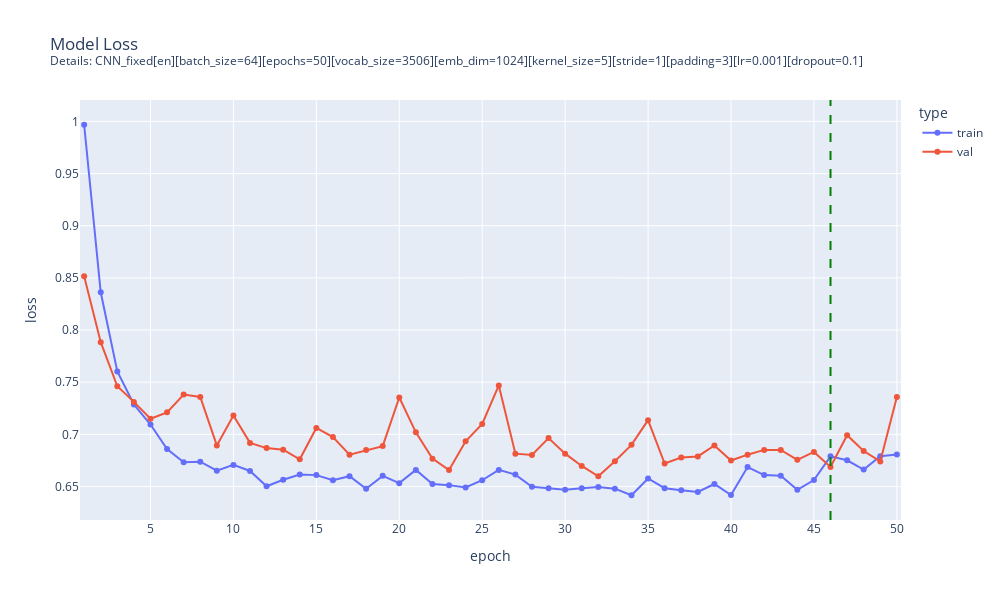

The cell this chart's notebook holds for it:
### Code cell
global_res_en = pd.read_csv(global_res_en_path)

plot_model_fit_loss(
    train_loss=global_res_en['training_loss'],
    val_loss=global_res_en['validation_loss'],
    vertical_line=46, # best epoch chosen
    subtitle="Details: " + BEST_CNN_EN.MODEL_DESCRIPTION
)

### Figure 1 — Plotly figure (JSON) as saved in the notebook; plotly's stock layout.template omitted (floating-point values rounded to 4 significant figures)
{"data": [{"hovertemplate": "type=train<br>epoch=%{x}<br>loss=%{y}<extra></extra>", "legendgroup": "train", "line": {"color": "#636efa", "dash": "solid"}, "marker": {"symbol": "circle"}, "mode": "markers+lines", "name": "train", "orientation": "v", "showlegend": true, "type": "scatter", "x": [1, 2, 3, 4, 5, 6, 7, 8, 9, 10, 11, 12, 13, 14, 15, 16, 17, 18, 19, 20, 21, 22, 23, 24, 25, 26, 27, 28, 29, 30, 31, 32, 33, 34, 35, 36, 37, 38, 39, 40, 41, 42, 43, 44, 45, 46, 47, 48, 49, 50], "xaxis": "x", "y": [0.9968, 0.8362, 0.7602, 0.7286, 0.7094, 0.686, 0.6733, 0.6738, 0.6651, 0.6707, 0.6649, 0.6502, 0.6564, 0.6615, 0.6609, 0.656, 0.6599, 0.6479, 0.6602, 0.6532, 0.6659, 0.6523, 0.6513, 0.6491, 0.656, 0.6659, 0.6614, 0.6497, 0.6482, 0.6468, 0.6484, 0.6496, 0.6479, 0.6416, 0.6577, 0.6484, 0.6464, 0.6447, 0.6524, 0.6418, 0.6686, 0.6609, 0.6604, 0.6468, 0.6562, 0.6789, 0.6751, 0.6662, 0.679, 0.6806], "yaxis": "y"}, {"hovertemplate": "type=val<br>epoch=%{x}<br>loss=%{y}<extra></extra>", "legendgroup": "val", "line": {"color": "#EF553B", "dash": "solid"}, "marker": {"symbol": "circle"}, "mode": "markers+lines", "name": "val", "orientation": "v", "showlegend": true, "type": "scatter", "x": [1, 2, 3, 4, 5, 6, 7, 8, 9, 10, 11, 12, 13, 14, 15, 16, 17, 18, 19, 20, 21, 22, 23, 24, 25, 26, 27, 28, 29, 30, 31, 32, 33, 34, 35, 36, 37, 38, 39, 40, 41, 42, 43, 44, 45, 46, 47, 48, 49, 50], "xaxis": "x", "y": [0.8515, 0.7884, 0.7461, 0.7311, 0.7149, 0.7211, 0.7382, 0.7359, 0.6894, 0.718, 0.6918, 0.6868, 0.6853, 0.6761, 0.7061, 0.6974, 0.6805, 0.6849, 0.6887, 0.7353, 0.7019, 0.6767, 0.6658, 0.6933, 0.7099, 0.7469, 0.6815, 0.6803, 0.6964, 0.6815, 0.6697, 0.6598, 0.6742, 0.6899, 0.7136, 0.672, 0.6778, 0.6788, 0.6893, 0.6749, 0.6805, 0.6851, 0.6851, 0.6756, 0.6831, 0.6687, 0.6992, 0.684, 0.674, 0.7359], "yaxis": "y"}], "layout": {"height": 600, "legend": {"title": {"text": "type"}, "tracegroupgap": 0}, "shapes": [{"line": {"color": "green", "dash": "dash", "width": 2}, "type": "line", "x0": 46, "x1": 46, "xref": "x", "y0": 0, "y1": 1, "yref": "y domain"}], "title": {"text": "Model Loss<br><sup>Details: CNN_fixed[en][batch_size=64][epochs=50][vocab_size=3506][emb_dim=1024][kernel_size=5][stride=1][padding=3][lr=0.001][dropout=0.1]<sup>"}, "width": 1000, "xaxis": {"anchor": "y", "domain": [0, 1], "range": [0.75, 50.25], "title": {"text": "epoch"}}, "yaxis": {"anchor": "x", "domain": [0, 1], "title": {"text": "loss"}}}}
